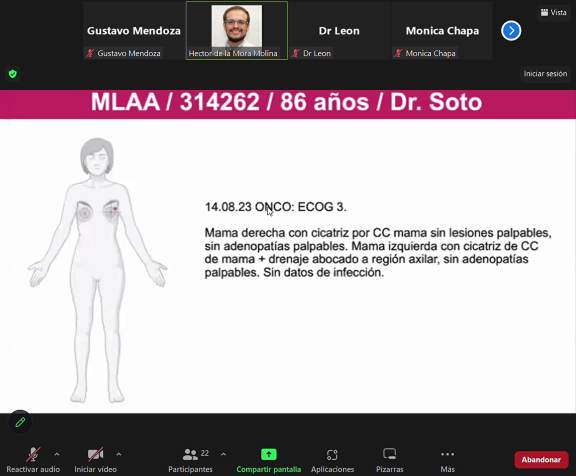
#> input picture OCR_JSON/destino/video1/frames/frame3.jpg, 1152 x 952 px, found by its file name (shown at 1/2 size)
$ python prueba2.py
#> lines starting #> are read from the running program, lines starting #| are printed output that depends on the picture; after the words box and inside, x2 and y2 are one past the last pixel; in counts of white or black regions, pixels touching at a corner belong together
import pytesseract as tess
from PIL import Image, ImageEnhance, ImageFilter
import cv2
import numpy as np
import re

def detectar_titulo(titulo):
    titulo = image[0: 60, 0: 1330]
    # Solo para el ID (Título)
    gris = cv2.cvtColor(titulo, cv2.COLOR_BGR2GRAY)
    threshold_img = cv2.threshold(gris, 0, 255, cv2.THRESH_BINARY + cv2.THRESH_OTSU)[1]
    gris = cv2.GaussianBlur(gris, (5, 5), 0)
    titulo_extraido = tess.image_to_string(threshold_img, lang="spa")

    return titulo_extraido

# [99 lines left out: function verificar_texto, not called in this run]

# Configuramos la ruta de Tesseract
tess.pytesseract.tesseract_cmd = r'C:\Program Files\Tesseract-OCR\tesseract.exe'

# Crear archivo txt
my_file = open('D:\DOCUMENTOS\VirtualEnvPy\dataScience\source\Servicio\OCR_erik\ExtraccionTexto\TextoExtraido10.txt', 'w', encoding='utf-8')

# Leer la imagen con OpenCV
image = cv2.imread(r'D:\DOCUMENTOS\VirtualEnvPy\dataScience\source\Servicio\OCR_erik\ExtraccionImagenes\cuadros\Zoom Reunion 2023-08-29 07-46-55\frame3.jpg')
#> image is the input picture: shape (952, 1152, 3); mean B, G, R 171.2, 167.5, 176.1

# Recortar la región de interés
x, y, w, h = 0, 180, 1230, 645  # Coordenadas y dimensiones del recorte
image = image[y:y + h, x:x + w]  # Guardar la imagen recortada
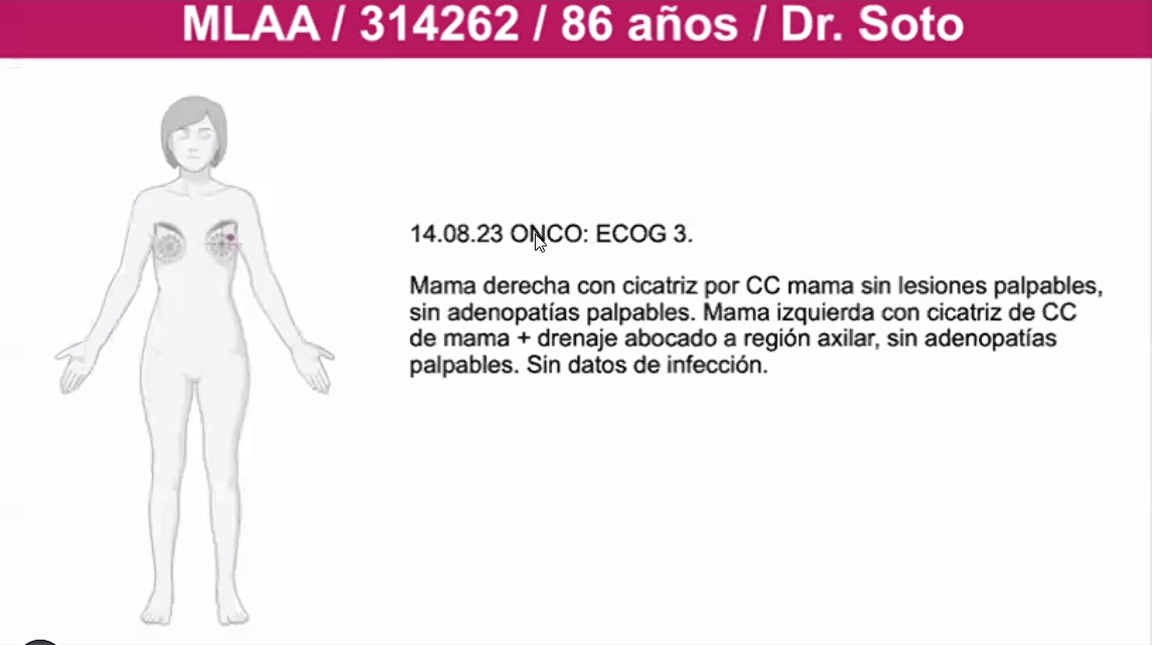
#> image: shape (645, 1152, 3); mean B, G, R 234.6, 229, 241.1

# Escribir el texto extraído en el archivo txt
ID = detectar_titulo(image)
#> in detectar_titulo, `titulo = image[0: 60, 0: 1330]`:
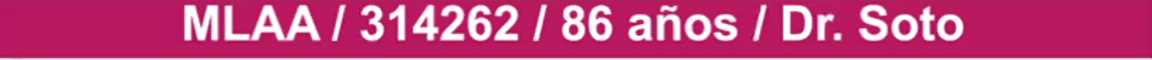
#> titulo: shape (60, 1152, 3); mean B, G, R 124, 66.2, 195.2
#> in detectar_titulo, `gris = cv2.cvtColor(titulo, cv2.COLOR_BGR2GRAY)`:
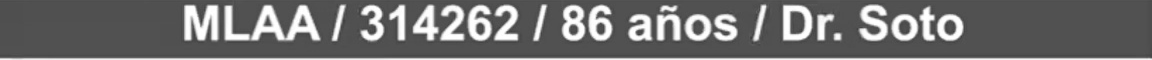
#> gris: shape (60, 1152); min 60, max 255, mean 111.4
#> in detectar_titulo, `threshold_img = cv2.threshold(gris, 0, 255, cv2.THRESH_BINARY + cv2.TH..`:
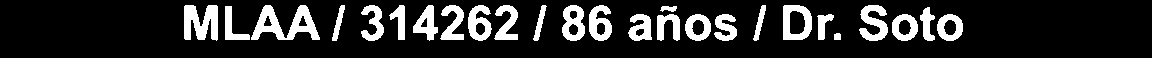
#> threshold_img: shape (60, 1152); 19.3% white; 27 white regions, largest, box (x1, y1, x2, y2) and area: (0, 58, 1152, 60) 2304, (251, 5, 320, 40) 1137, (184, 5, 218, 41) 888
#> in detectar_titulo, `gris = cv2.GaussianBlur(gris, (5, 5), 0)`:
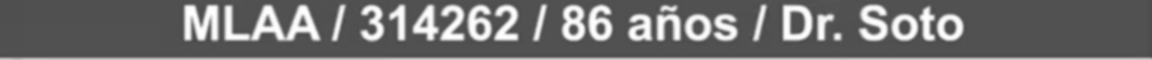
#> gris: shape (60, 1152); min 73, max 254, mean 111.1
#> (the run stopped early here; a loop or call above may not have finished)

$ run again, with OCR_JSON/destino/video1/frames/frame0.jpg copied over OCR_JSON/destino/video1/frames/frame3.jpg
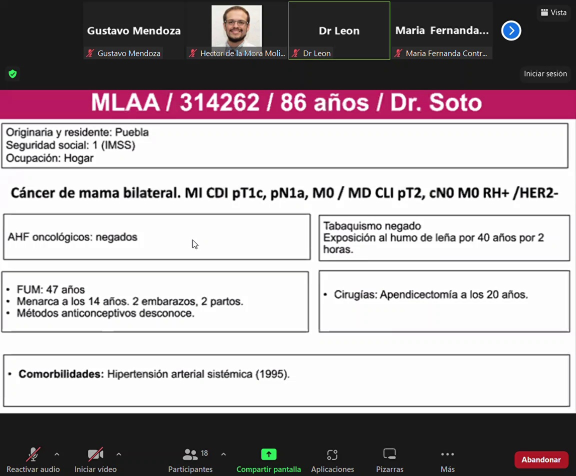
#> input picture OCR_JSON/destino/video1/frames/frame0.jpg, 1152 x 952 px, found by its file name (shown at 1/2 size)
#> image is the input picture: shape (952, 1152, 3); mean B, G, R 164.9, 161.3, 169.9
#> image: shape (645, 1152, 3)
#> in detectar_titulo, `threshold_img = cv2.threshold(gris, 0, 255, cv2.THRESH_BINARY + cv2.TH..`:
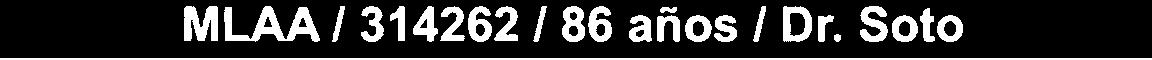
#> threshold_img: shape (60, 1152); 19.5% white; 26 white regions, largest, box (x1, y1, x2, y2) and area: (0, 58, 1152, 60) 2304, (224, 6, 320, 42) 1517, (184, 6, 218, 41) 891
#> in detectar_titulo, `gris = cv2.GaussianBlur(gris, (5, 5), 0)`:
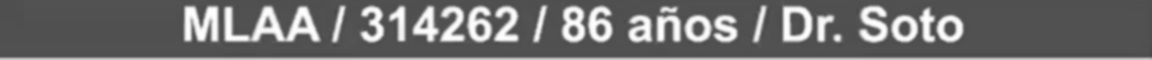
#> gris: shape (60, 1152); min 71, max 254, mean 110.9

$ run again, with OCR_JSON/destino/video1/frames/frame1.jpg copied over OCR_JSON/destino/video1/frames/frame3.jpg
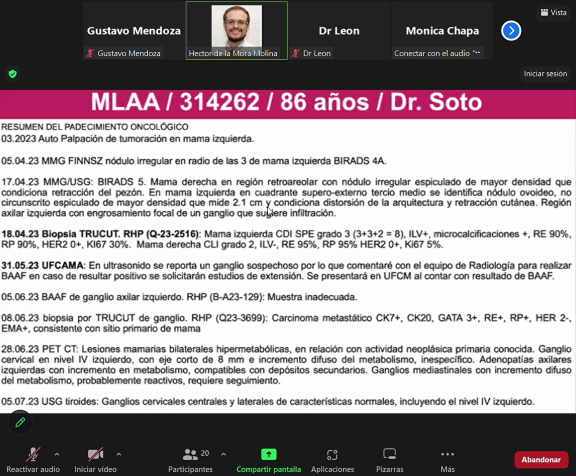
#> input picture OCR_JSON/destino/video1/frames/frame1.jpg, 1152 x 952 px, found by its file name (shown at 1/2 size)
#> image is the input picture: shape (952, 1152, 3); mean B, G, R 157.2, 153.4, 162
#> `image = image[y:y + h, x:x + w]`:
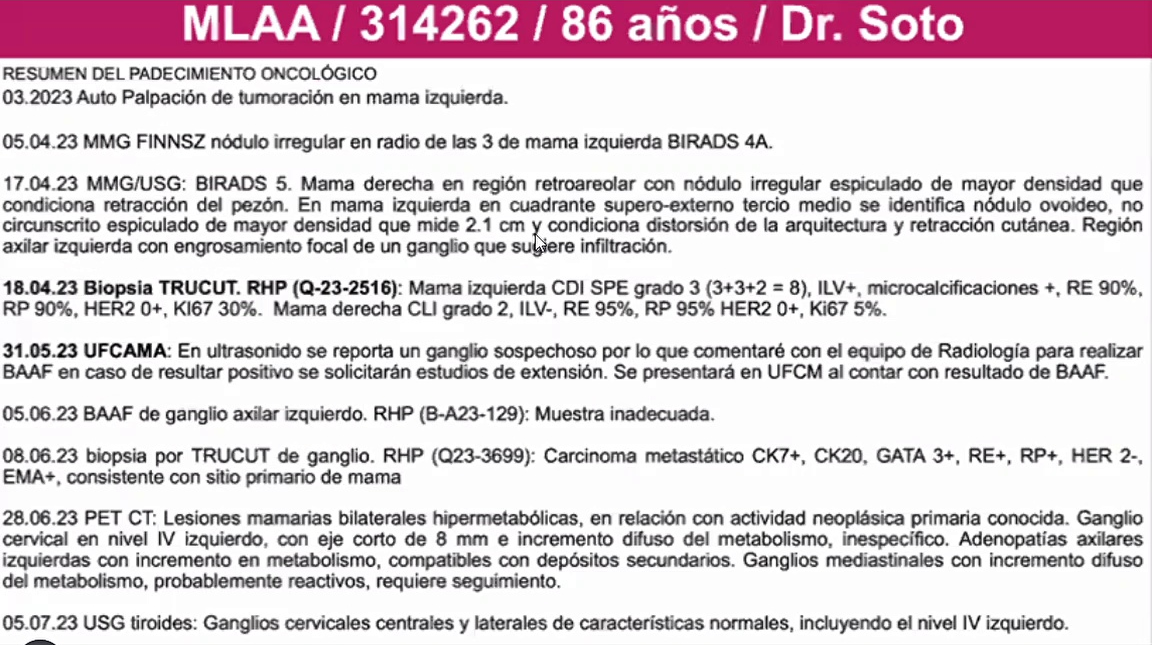
#> image: shape (645, 1152, 3); mean B, G, R 214, 208.1, 220.3
#> in detectar_titulo, `threshold_img = cv2.threshold(gris, 0, 255, cv2.THRESH_BINARY + cv2.TH..`:
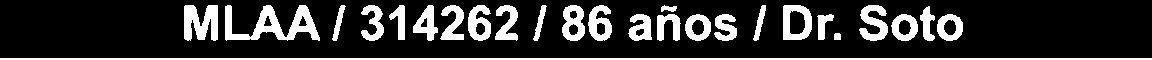
#> threshold_img: shape (60, 1152); 19.5% white; 26 white regions, largest, box (x1, y1, x2, y2) and area: (0, 58, 1152, 60) 2304, (225, 5, 320, 41) 1512, (184, 5, 218, 41) 907
